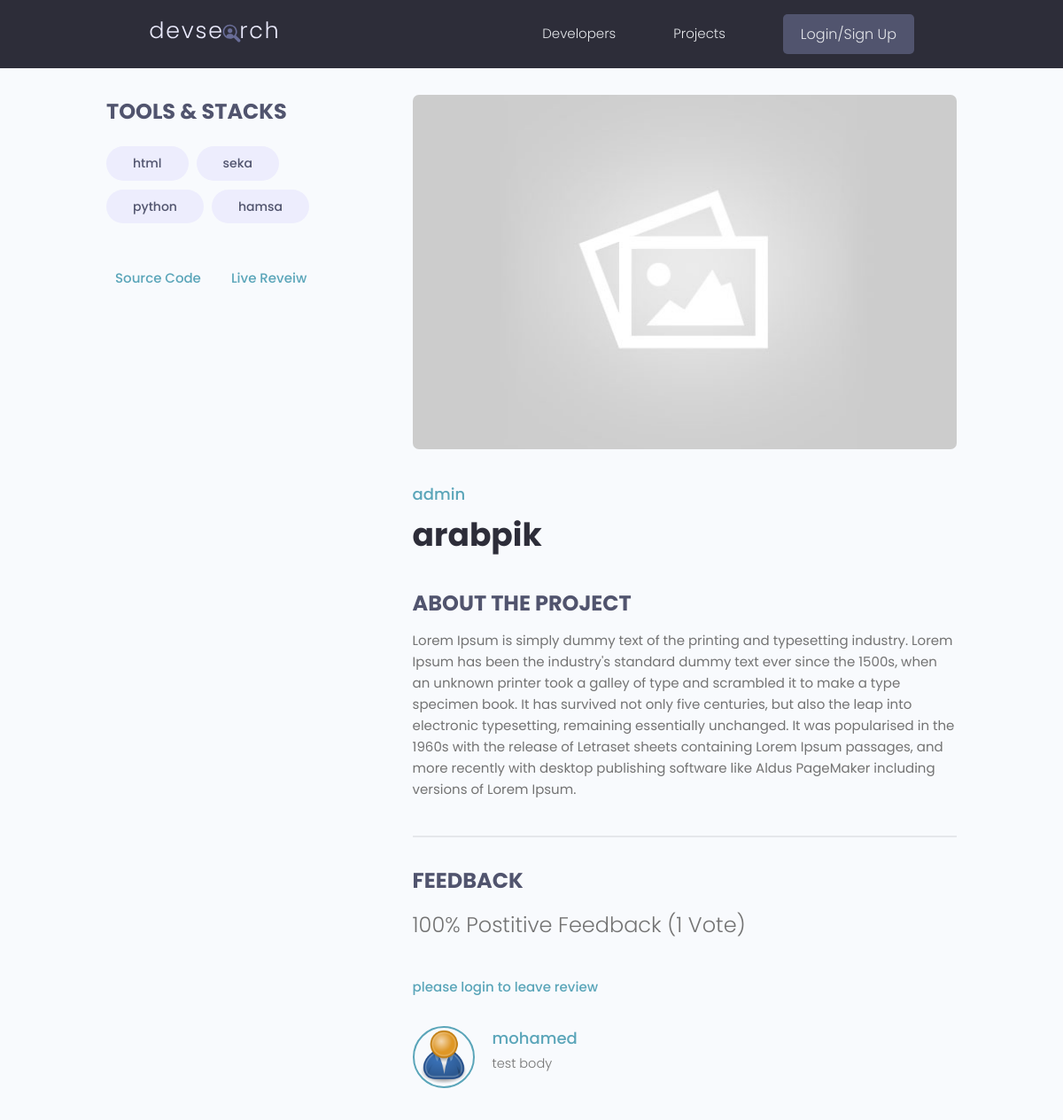
The app's page /projects/project/24a9607f-db48-4bf4-8f86-bad0d1ad142b, older data.
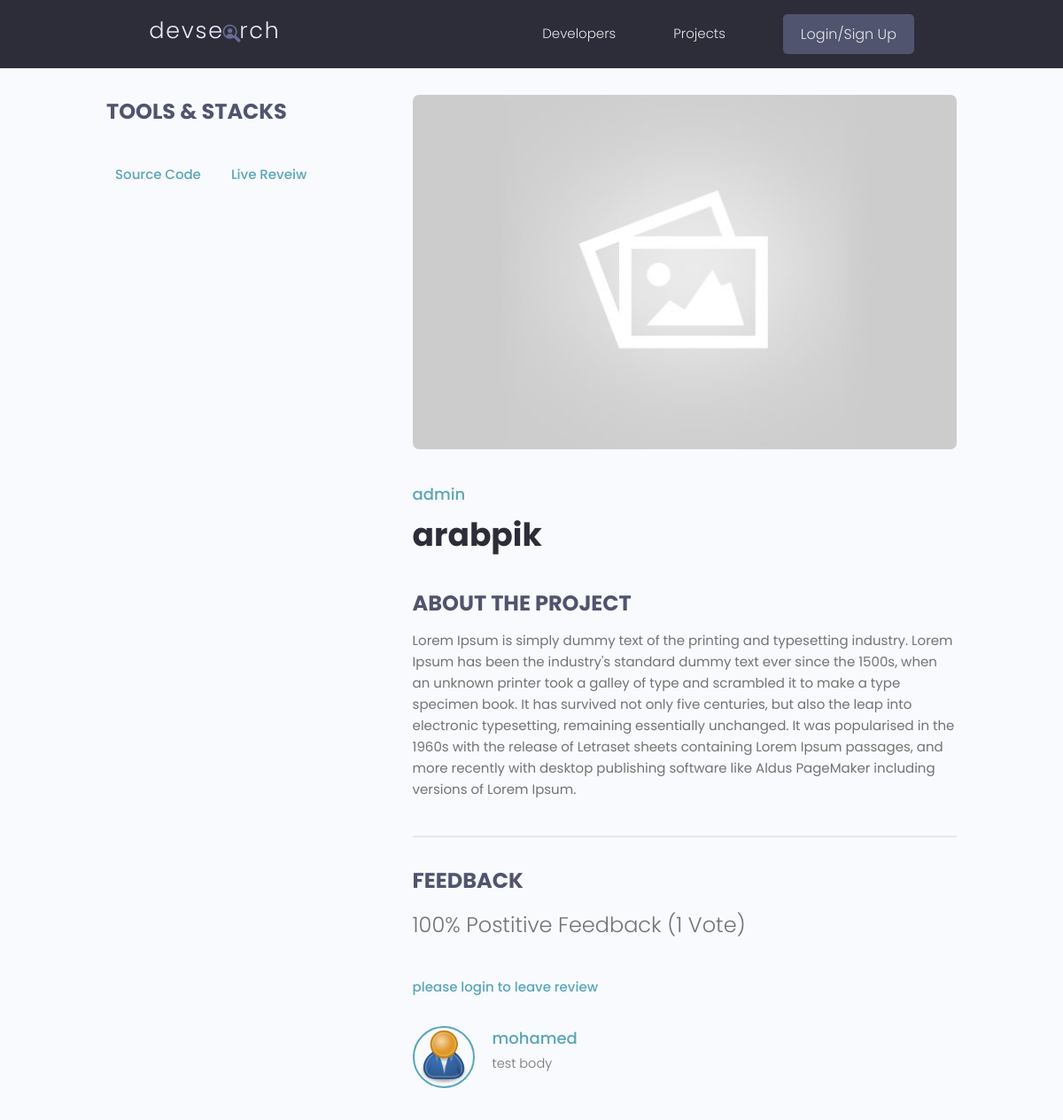
The same page, newer data.
### projects/models.py (models this page shows, shortened)
class Tag(models.Model):
    id = models.UUIDField(default=uuid.uuid4, unique=True, primary_key=True, editable=False)
    name = models.CharField(max_length=300)
    created = models.DateTimeField(auto_now_add=True)
    def __str__(self):
        return self.name

class Review(models.Model):
    VOTE_TYPE = [
        (
            'up',
            'Up Vote'
        ),
        (
            'down',
            'Down Vote'
        ),
    ]
    id = models.UUIDField(default=uuid.uuid4, unique=True, primary_key=True, editable=False)
    owner = models.ForeignKey(Profile, on_delete=models.CASCADE, null=True)
    project = models.ForeignKey(Project, on_delete=models.CASCADE)
    body = models.TextField(null=True, blank=True)
    value = models.CharField(max_length= 200,choices=VOTE_TYPE)
    created = models.DateTimeField(auto_now_add=True)
    class Meta:
        unique_together = ['owner', 'project']

### users/models.py (models this page shows, shortened)
class Profile(models.Model):
    id = models.UUIDField(default=uuid.uuid4, unique=True,
                            primary_key=True, editable=False)
    user = models.OneToOneField(
        User, null=True, blank=True, on_delete=models.CASCADE, related_name='user')
    name = models.CharField(max_length=200, null=True, blank=True)
    user_name = models.CharField(max_length=200, null=True, blank=True)
    email = models.EmailField(null=True, blank=True)
    headline = models.CharField(max_length=800, null=True, blank=True)
    bio = models.TextField(null=True, blank=True)
    location = models.CharField(max_length=200, null=True, blank=True)
    profile_image = models.ImageField(
        null=True, blank=True, upload_to="profiles/", default="profiles/user-default.png")
    social_github = models.URLField(max_length=200, null=True, blank=True)
    social_twitter = models.URLField(max_length=200, null=True, blank=True)
    social_linkedin = models.URLField(max_length=200, null=True, blank=True)
    social_youtube = models.URLField(max_length=200, null=True, blank=True)
    social_website = models.URLField(max_length=200, null=True, blank=True)
    reviews = models.ManyToManyField(User, blank=True, related_name='reviews')
    reviews_counter = models.IntegerField(default=0, null=True, blank=True)
    created = models.DateTimeField(auto_now_add=True)
    is_saved = True
    def __init__(self, *args, **kwargs):
        super().__init__(*args, **kwargs)
        fixImage(Profile, self, 'profile_image', 'profiles/user-default.png')
    def __str__(self):
        return str(self.user.username)
    class Meta:
        ordering = ["-reviews_counter"]

### projects/views.py (the view, shortened to what this page needs)
# urls.py: path('project/<str:pk>', views.project, name="project"),
def project(request, pk):
    project = Project.objects.get(id=pk)
    form = ReviewForm()
    context = {
        "project": project,
        "form": form
    }
    try:
        return render(request, 'projects/single-project.html', context)
    except:
        return redirect('projects')

### projects/models.py (called while the page is built)
    @property
    def reviewers(self):
        return self.review_set.all().values_list('owner', flat=True)

### utils/fixImage.py (called while the page is built)
def fixImage(parent, self, name, path):
    if not getattr(self, name):
        image = {
            name: path
        }
        parent.objects.filter(id=self.id).update(**image)
        setattr(self, name, {
            'url': f'/media/{path}'
        })

### projects/templates/projects/single-project.html (shortened to what this page needs)
{% extends 'main.html' %}
{% block content %}
<main class="singleProject my-md">
    <div class="container">
        <div class="layout">
            <div class="column column--1of3">
                <h3 class="singleProject__subtitle">Tools & Stacks</h3>
                <div class="singleProject__toolStack">
                    {% for tag in project.tags.all %}
                    <span class="tag tag--pill tag--sub tag--lg">
                        <small>{{tag}}</small>
                    </span>
                    {% endfor %}
                </div>
                {% if project.source_link %}
                <a class="singleProject__liveLink" href="{{project.source_link}}" target="_blank">Source
                    Code
                </a>
                {% endif %}
                {% if project.demo_link %}
                <a class="singleProject__liveLink" href="{{project.demo_link}}" target="_blank">Live
                    Reveiw
                </a>
                {% endif %}
            </div>
            <div class="column column--2of3">
                <img class="singleProject__preview" src="{{project.image.url}}" alt="portfolio thumbnail" />
                <a href="{% url 'user-profile' project.owner.id%}" class="singleProject__developer">{{project.owner}}</a>
                <h2 class="singleProject__title">{{project.title}}</h2>
                <h3 class="singleProject__subtitle">About the Project</h3>
                <div class="singleProject__info">
                    {{project.description}}
                </div>
                <div class="comments">
                    <h3 class="singleProject__subtitle">Feedback</h3>
                    <h5 class="project--rating">
                        {{project.vote_ratio}}% Postitive Feedback ({{project.vote_total}} Vote{{project.vote_total|pluralize}})
                    </h5>
                    {% if project.owner == request.user.profile %}
                        <h3>You cant review in your project</h3>
                        {% elif request.user.profile.id in project.reviewers %}
                        <h3>You review before</h3>
                        {% elif not request.user.is_authenticated %}
                        <a href="{% url 'login' %}?next={{request.path}}">please login to leave review</a>
                    {% endif %}
                    <div class="commentList">
                        {% for review in project.review_set.all %}
                            {% if review.body %}
                                <div class="comment">
                                    <a href="{% url 'user-profile' review.owner.id %}">
                                        <img class="avatar avatar--md"
                                            src="{{review.owner.profile_image.url}}"
                                            alt="user" />
                                    </a>
                                    <div class="comment__details">
                                        <a href="{% url 'user-profile' review.owner.id %}" class="comment__author">{{review.owner.name}}</a>
                                        <p class="comment__info">
                                            {{review.body|linebreaksbr}}
                                        </p>
                                    </div>
                                </div>
                            {% endif %}
                        {% endfor %}
                    </div>
                </div>
            </div>
        </div>
    </div>
</main>
{% endblock content %}

Row changes from the older to the newer data that the page shows:
removed Tag: name "html"
removed Tag: name "seka"
removed Tag: name "python"
removed Tag: name "hamsa"
